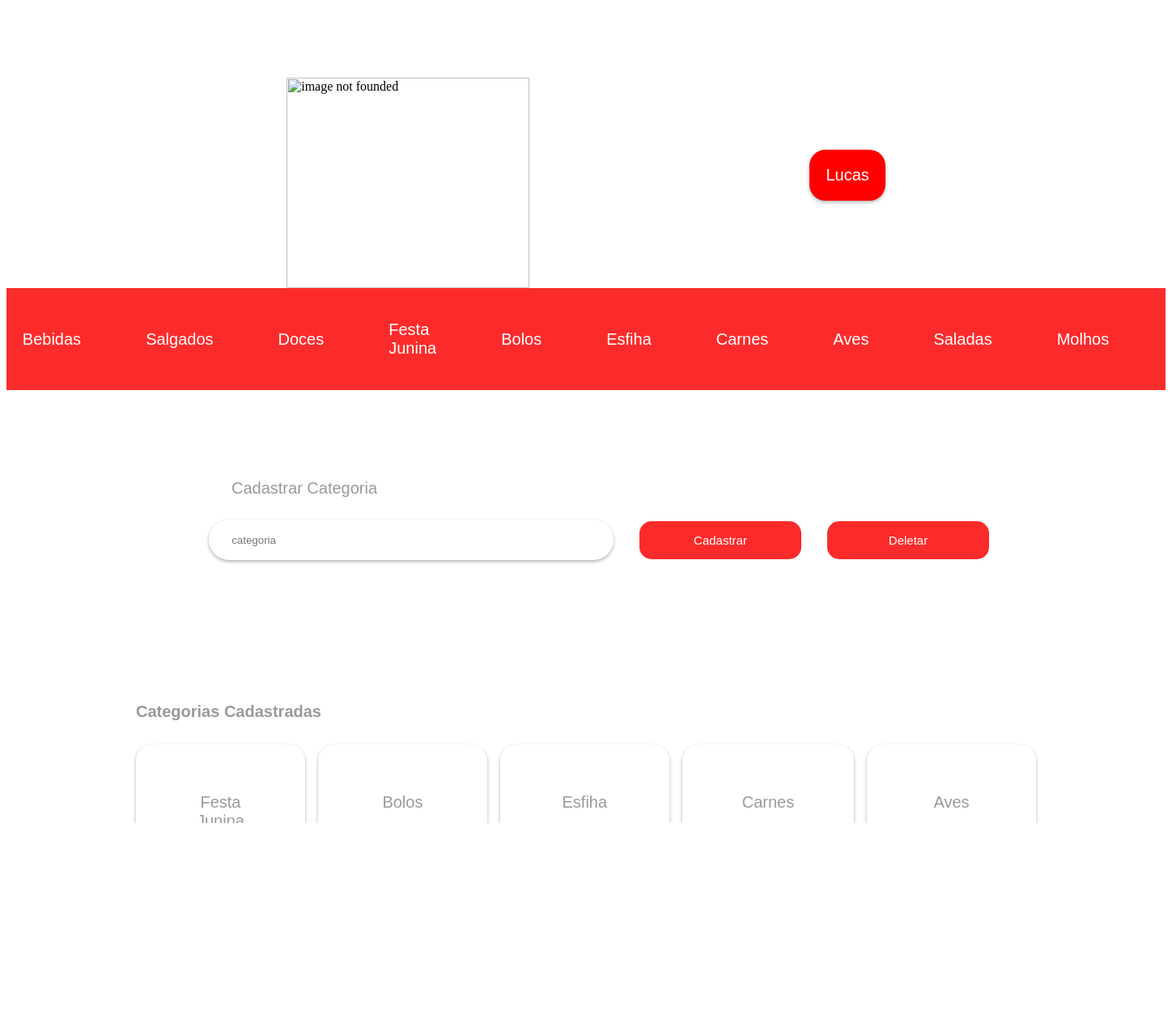
Screenshot of /cadastro-categoria.php (signed in) with the database file from the repository.
### tables this page shows
CREATE TABLE `categorias` (
  `user_id` varchar(30) NOT NULL,
  `categoria` varchar(50) NOT NULL
);

### functions.php (called while the page is built, shortened)
<?php
require_once "banco.php";
   function validarUsuario(){
       require_once "header.php";
       }
        function GetAllCategoria($user){
           $categoria =  fetchUserCategoria($user);
             return $categoria;
        }
        function getAllCategorias(){
           $result = featchTodasAsCategorias();
           return $result;
        }
?>

### head.php (called while the page is built, shortened)
<?php
     $usuario = $_SESSION['usuario'] ?? null;
?>

### cadastro-categoria.php (the view, shortened to what this page needs)
<?php
   require_once "functions.php";
   validarUsuario();
?>
<!DOCTYPE html>
<html lang="en">
<head>
</head>
<body>
<?php
require_once "form-cadastrarCategoria.php";
require_once "banco.php";
require_once "functions.php";
require_once "head.php";
$usuario = $_SESSION['usuario'];
?>
<h1 class="categoriasTitule">Categorias Cadastradas</h1>
<div class="categorias-cadastradas">
    <?php
        $categoria = GetAllCategoria($usuario);
        if ($categoria != false) {
            foreach ($categoria as $categorias) {
                echo '<div class="categories" value="' . htmlspecialchars($categorias['categoria']) . '">';
                echo '<div class="category-content">' . htmlspecialchars($categorias['categoria']) . '</div>';
                echo '</div>';
            }
        }
        ?>
</div>
</body>
</html>

### header.php (shortened to what this page needs)
<header>
            <div>
                <div class="cabecalho">
                        <div>
                           <img class="logo" src="https://encrypted-tbn0.gstatic.com/images?q=tbn:ANd9GcQE13zAlmPuC9YmevJRJ4VJV0tSE9cpjM4KOg&s" alt="image not founded">
                        </div>
                       <div>
                       <?php
                        require_once "navigation.php"; require_once "head.php";?>
                            <div>
                                <button class="interacaoUsuario" onclick="displayMenu()" >   <?php echo isset($usuario) ? htmlspecialchars($usuario) : 'Usuário'; ?></button>
                            </div>
                       </div>
                </div>
                        <div class="menuCategorias">
                                <?php require_once "functions.php";
                                $count = 0;
                                $max_count  = 10;
                                    $fetch = getAllCategorias();
                                    if($fetch != false){
                                        foreach($fetch as $featch){
                                            if($count >= $max_count){
                                                break;
                                            }
                                            $categoria = urlencode($featch['categoria']);
                                            $url = "receitasPorCategoria.php?categoria={$categoria}";
                                                echo "<div class='categorias'>";
                                                echo "<a href='{$url}' class='categoria-link'>" . htmlspecialchars($featch['categoria']) . "</a>";
                                           $count++;
                                        }
                                    }
                                ?>
                                    <a href="todasAsReceitas.php" class="categoria-link">Todas as categorias</a>
                        </div>
                    </div>
        </header>

### header.php (style rules this page uses)
.cabecalho { display: flex; align-items: center; justify-content: space-evenly; }
.logo { width: 300px; height: 260px; }
.interacaoUsuario { background-color: white; border: none; padding: 1em; box-shadow: 0 2px 4px 0 rgba(0, 0, 0, .3); font-size: 16px; transition: 300ms ease-in-out; margin-bottom: 1em; font-size: 20px; border-radius: 1em; background-color: red; color: white; }
.menuCategorias { display: flex; gap: 1em; align-items: center; background-color: rgb(56, 66, 210); padding: 1em; justify-content: center; font-size: 20px; background-color: rgb(252, 43, 43); }
.categorias { display: flex; align-items: center; gap: 2em; }
.categoria-link { text-decoration: none; color: white; font-family: Arial, Helvetica, sans-serif; padding: 1em; transition: 300ms ease-in-out; border-radius: 1em; }

### cadastro-categoria.php (style rules this page uses)
.categorias-cadastradas { display: grid; grid-template-columns: repeat(5, 1fr); justify-content: center; gap: 1em; padding: 1em 10em; }
.categories { padding: 3em; background-color: white; justify-content: center; text-align: center; color:rgb(154, 154, 154); box-shadow: 0 2px 4px 0 rgba(0, 0, 0, .3); border-radius: 1em; transition: 300ms ease-in-out; font-family: Arial, Helvetica, sans-serif; font-size: 20px; }
.categoriasTitule { font-family: Arial, Helvetica, sans-serif; margin-left: 8em; font-size: 20px; color:rgb(154, 154, 154); }

### rows the page displays
categorias: categoria "Bebidas"
categorias: categoria "Salgados"
categorias: categoria "Doces"
categorias: categoria "Festa Junina"
categorias: categoria "Bolos"
categorias: categoria "Esfiha"
categorias: categoria "Carnes"
categorias: categoria "Aves"
categorias: categoria "Saladas"
categorias: categoria "Molhos"

### other values shown
$usuario "Lucas"
